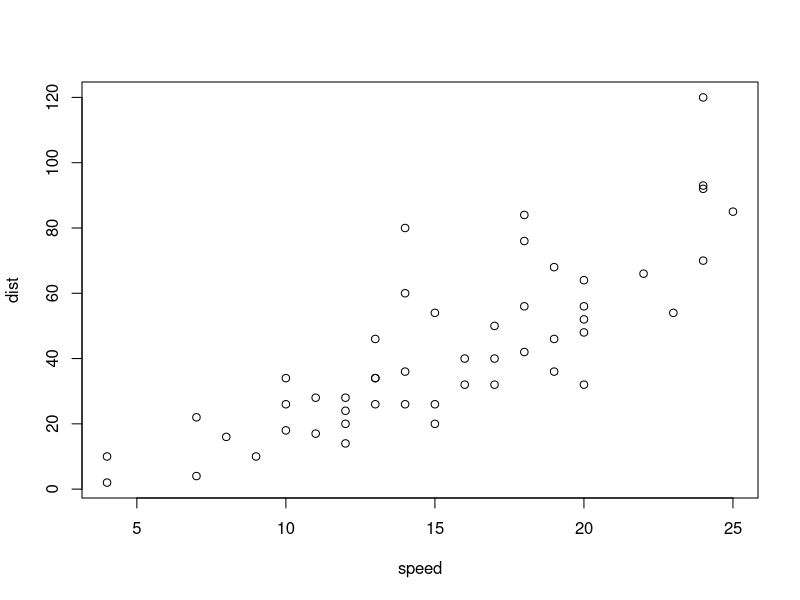
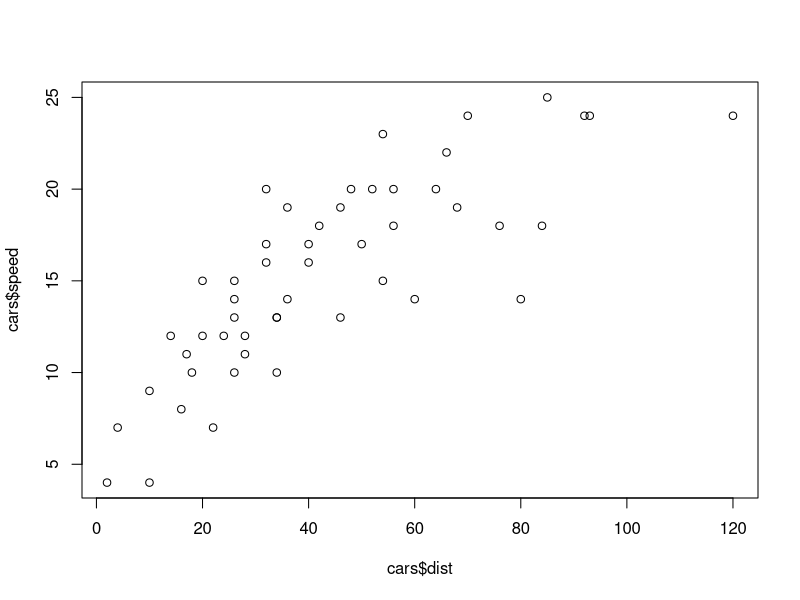
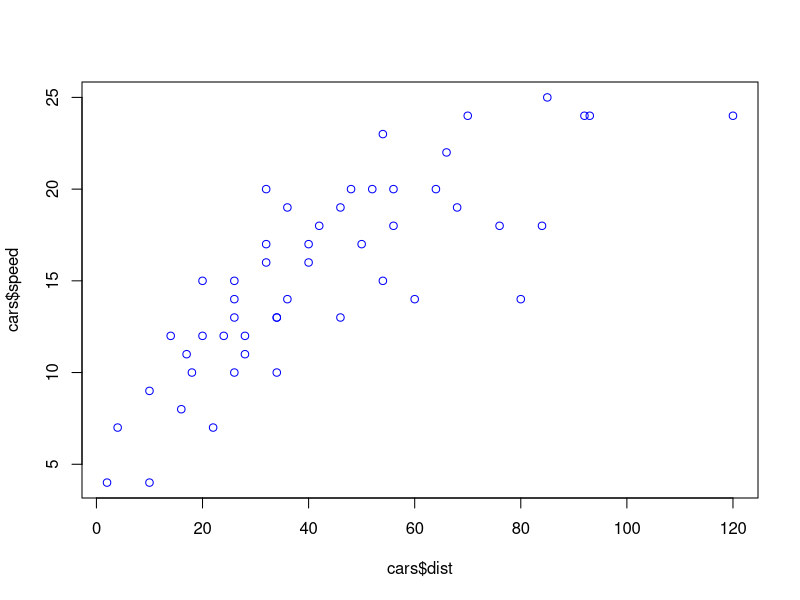
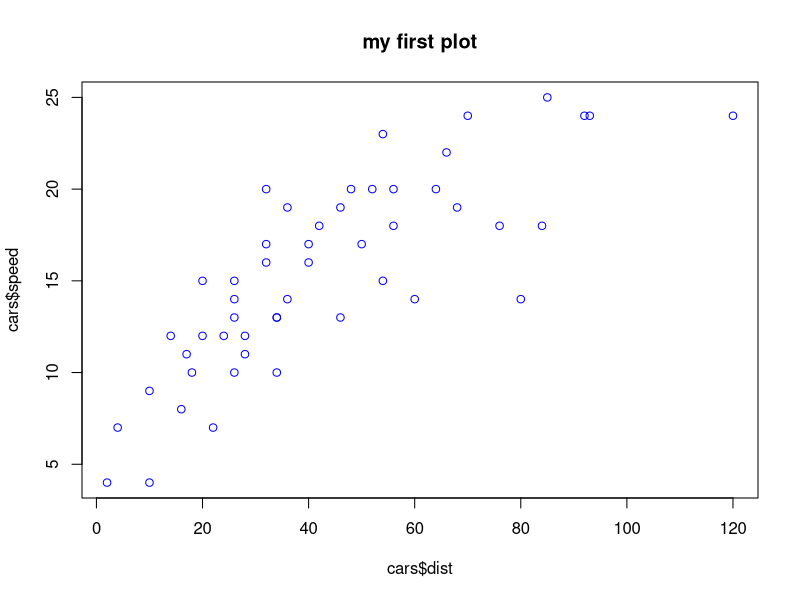
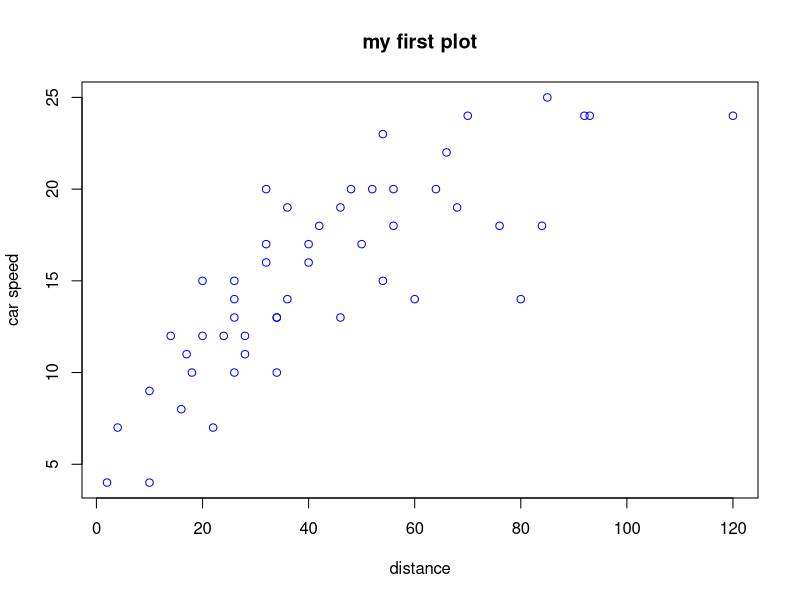
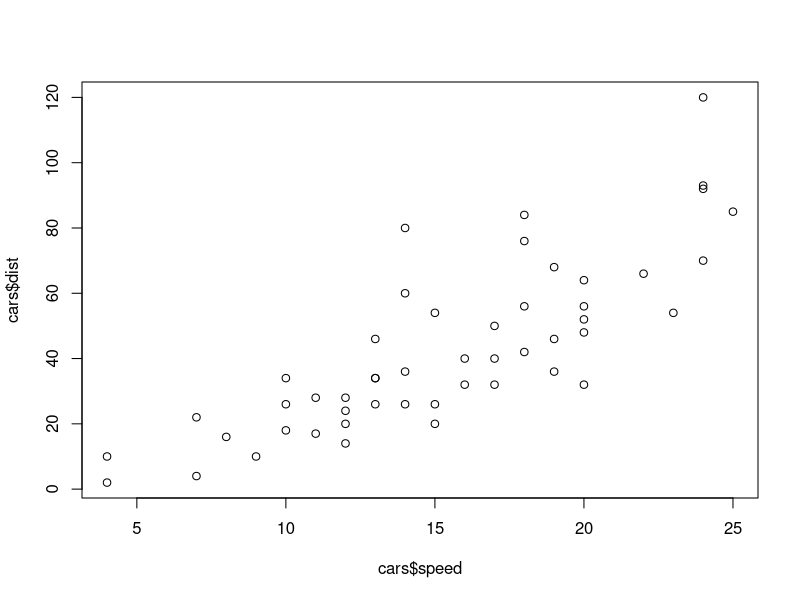
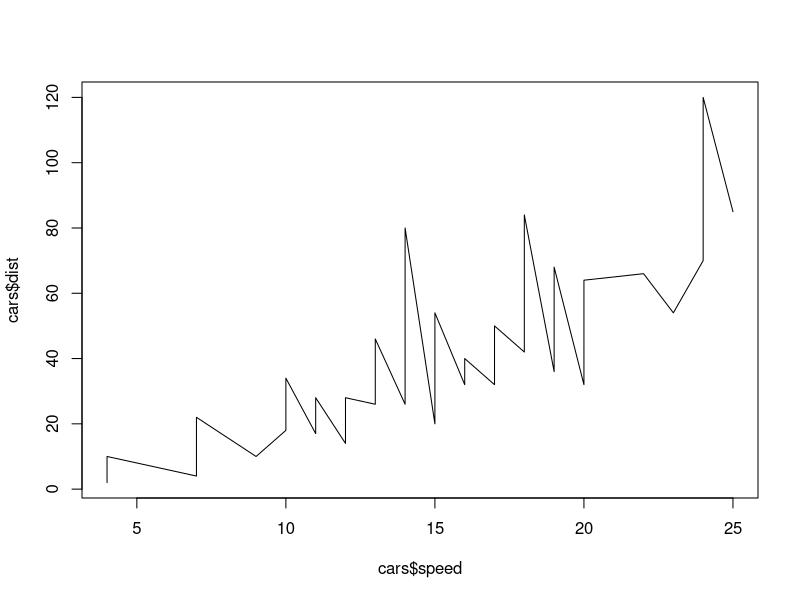
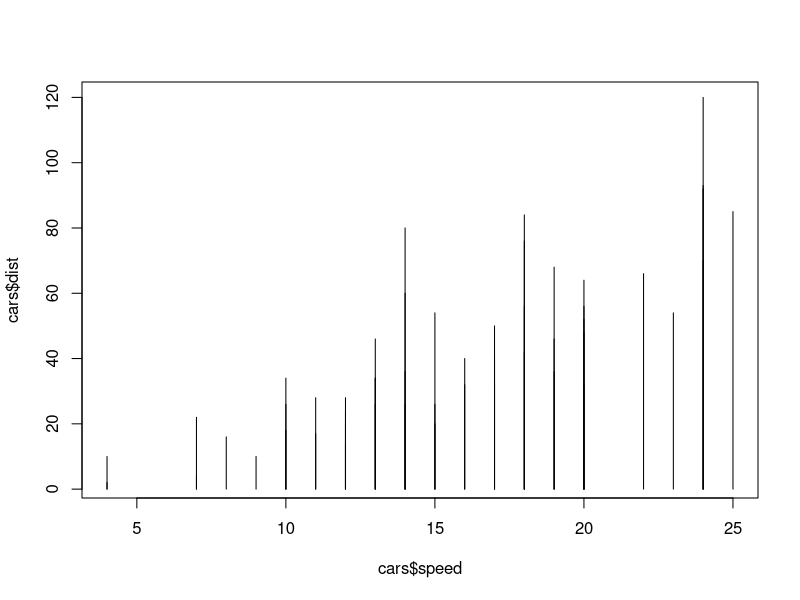

Here is the R script that generated these plots, in order:
?plot

head(cars)

#plot 
plot(cars)

#change axis
plot(cars$dist, cars$speed)

#change color
plot(cars$dist, cars$speed, col = "blue")

#add title
plot(cars$dist, cars$speed, col = "blue", main = "my first plot")

#add x and y label
plot(cars$dist, cars$speed, col = "blue", main = "my first plot", xlab = "distance", ylab = "car speed")

#types of plot
plot(cars$speed, cars$dist)

plot(cars$speed, cars$dist, "l")

plot(cars$speed, cars$dist, "h")


